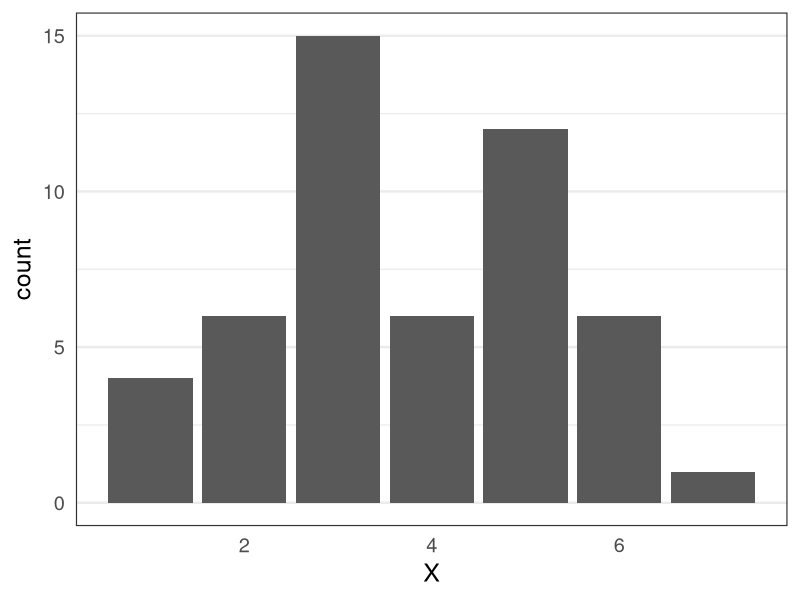
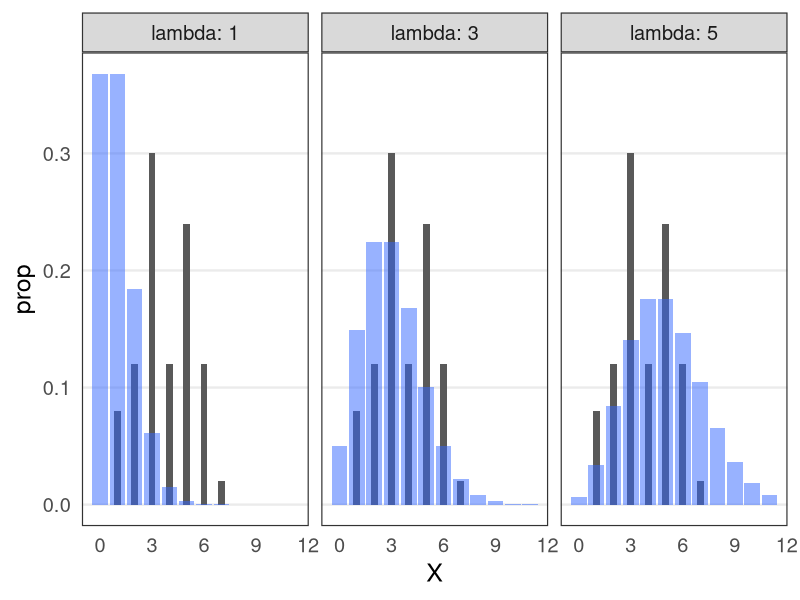
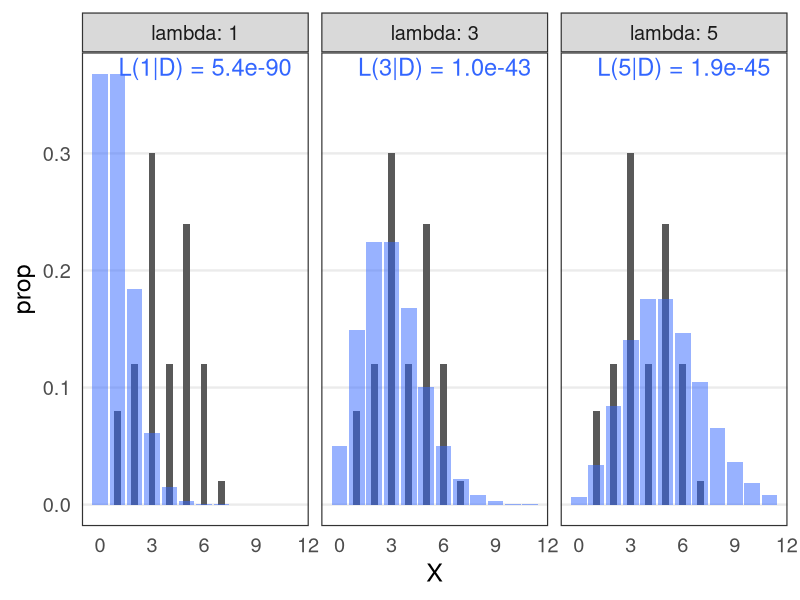
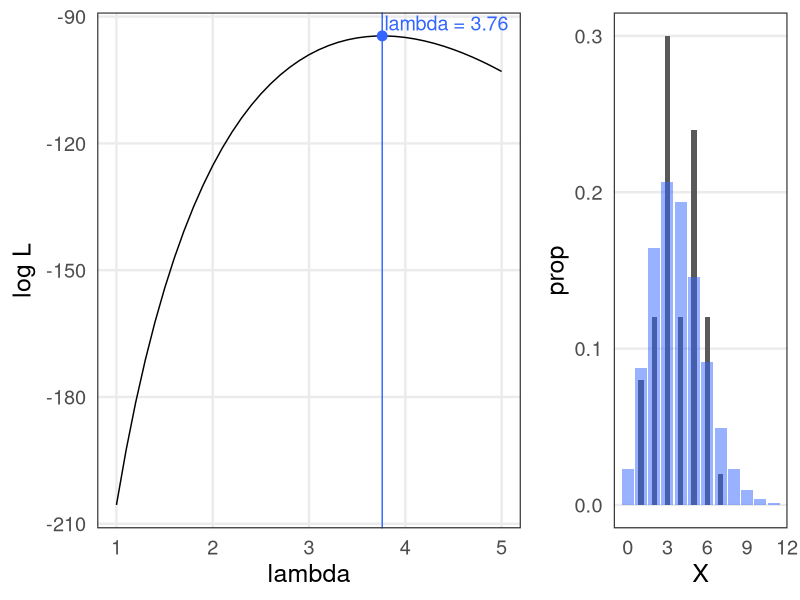
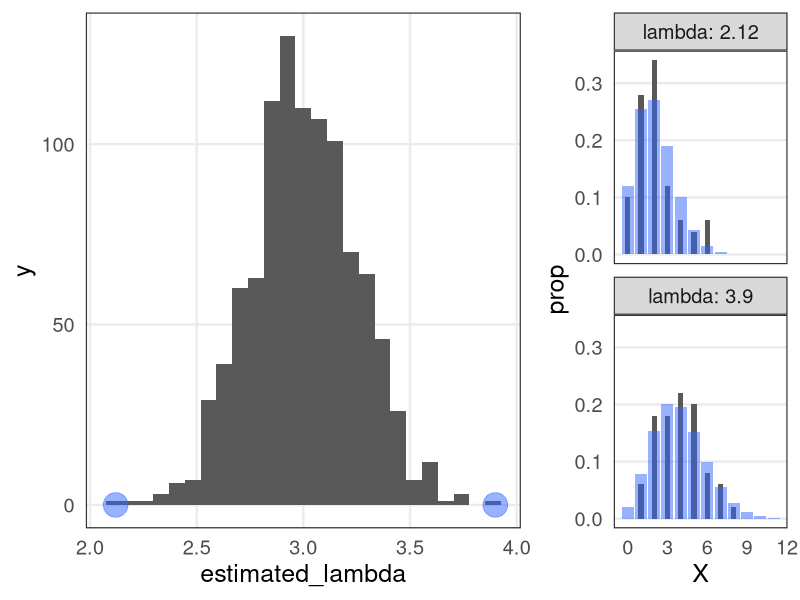
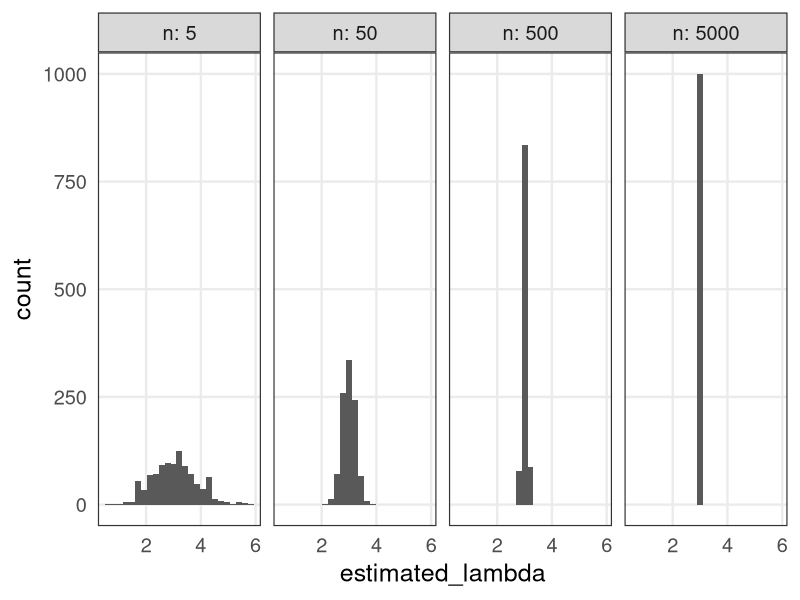

Generate these figures, in order, with R:
## ---- chunk 1

## ---- chunk 2
library(ggplot2)
library(tibble)
library(dplyr)
library(tidyr)
knitr::opts_chunk$set(cache = TRUE)
## ---- chunk 3
df_rpois = tibble::tibble(X = rpois(50L, 3))
ggplot(df_rpois) +
  aes(X) +
  geom_bar() +
  theme_bw(base_size = 18) +
  theme(
    panel.grid.minor.x = element_blank(), panel.grid.major.x = element_blank(),
    axis.ticks = element_blank()
  )
## ---- chunk 4
df_dpois = purrr::map_dfr(c(1, 3, 5), ~ {
  tibble(lambda = .x, X = seq(0, 11), Prob = dpois(X, lambda))
})
p_pois = ggplot(df_rpois) +
  aes(X) +
  geom_bar(aes(y = after_stat(prop)), width = 0.4) +
  geom_col(data = df_dpois, aes(y = Prob), alpha = 0.5, fill = "#3366ff") +
  facet_wrap(vars(lambda), nrow = 1L, labeller = label_both) +
  theme_bw(base_size = 18) +
  theme(
    panel.grid.minor.x = element_blank(), panel.grid.minor.y = element_blank(),
    panel.grid.major.x = element_blank(), axis.ticks = element_blank()
  )
p_pois
## ---- chunk 5
df_likelihood = df_rpois %>%
  dplyr::left_join(df_dpois, by = "X") %>%
  dplyr::group_by(lambda) %>%
  dplyr::summarize(L = prod(Prob)) %>%
  dplyr::mutate(logL = log(L), label = sprintf("L(%.0f|D) = %.1e", lambda, L))
p_pois +
  geom_text(data = df_likelihood, aes(label = label), x = Inf, y = Inf, hjust = 1.1, vjust = 1.3, size = 6, color = "#3366ff")
## ---- chunk 6
count_rpois = df_rpois %>% dplyr::count(X)
calc_likelihood_rpois = function(lambda) {
  prod(dpois(count_rpois[["X"]], lambda)**count_rpois[["n"]])
}
X_mle = mean(df_rpois[["X"]])
L_mle = calc_likelihood_rpois(X_mle)
p_mle = tibble::tibble(lambda = seq(1, 5, 0.1), L = purrr::map_dbl(lambda, calc_likelihood_rpois)) %>%
  dplyr::mutate(logL = log(L)) %>%
  ggplot() +
  aes(lambda, logL) +
  geom_line() +
  geom_vline(xintercept = X_mle, color = "#3366ff") +
  annotate("point", x = X_mle, y = log(L_mle), size = 3, color = "#3366ff") +
  annotate("text", x = Inf, y = Inf, hjust = 1.1, vjust = 1.2, size = 5, color = "#3366ff", label = sprintf("lambda = %.2f", X_mle)) +
  labs(y = "log L") +
  theme_bw(base_size = 18) +
  theme(
    panel.grid.minor.x = element_blank(), panel.grid.minor.y = element_blank(),
    axis.ticks = element_blank()
  )

df_dpois = tibble(lambda = X_mle, X = seq(0, 11), Prob = dpois(X, lambda))
p_pois = ggplot(df_rpois) +
  aes(X) +
  geom_bar(aes(y = after_stat(prop)), width = 0.4) +
  geom_col(data = df_dpois, aes(y = Prob), alpha = 0.5, fill = "#3366ff") +
  theme_bw(base_size = 18) +
  theme(
    panel.grid.minor.x = element_blank(), panel.grid.minor.y = element_blank(),
    panel.grid.major.x = element_blank(), axis.ticks = element_blank()
  )

cowplot::plot_grid(p_mle, p_pois, nrow = 1L, rel_widths = c(2, 1))
## ---- chunk 7
nrep = 1000L
df_repl = tibble::tibble(X = rpois(50L * nrep, 3), repl = rep(seq_len(nrep), each = 50L))
df_sum = df_repl %>%
  dplyr::group_by(repl) %>%
  dplyr::summarize(lambda = mean(X))
df_minmax = dplyr::bind_rows(dplyr::slice_max(df_sum, lambda), dplyr::slice_min(df_sum, lambda))

p_repl = df_sum %>%
  ggplot() +
  aes(lambda) +
  geom_histogram(bins = 25, center = 3) +
  annotate("point", x = df_minmax$lambda, y = 0, color = "#3366ff", size = 8, alpha = 0.5) +
  labs(x = "estimated_lambda") +
  theme_bw(base_size = 18) +
  theme(
    panel.grid.minor.x = element_blank(), panel.grid.minor.y = element_blank(),
    axis.ticks = element_blank()
  )

df_dpois = tidyr::crossing(lambda = df_minmax$lambda, X = seq(0, 11)) %>%
  dplyr::mutate(Prob = dpois(X, lambda))
p_minmax = df_repl %>%
  dplyr::filter(repl %in% df_minmax$repl) %>%
  dplyr::left_join(df_minmax, by = "repl") %>%
  ggplot() +
  aes(X) +
  geom_bar(aes(y = after_stat(prop)), width = 0.4) +
  geom_col(data = df_dpois, aes(y = Prob), alpha = 0.5, fill = "#3366ff") +
  facet_wrap(vars(lambda), ncol = 1L, labeller = label_both) +
  theme_bw(base_size = 18) +
  theme(
    panel.grid.minor.x = element_blank(), panel.grid.minor.y = element_blank(),
    panel.grid.major.x = element_blank(), axis.ticks = element_blank()
  )

cowplot::plot_grid(p_repl, p_minmax, nrow = 1L, rel_widths = c(2, 1))
## ---- chunk 8
nrep = 1000L
purrr::map_dfr(c(5, 50, 500, 5000), ~ {
  tibble::tibble(X = rpois(.x * nrep, 3), repl = rep(seq_len(nrep), each = .x)) %>%
    dplyr::group_by(repl) %>%
    dplyr::summarize(estimated_lambda = mean(X)) %>%
    dplyr::mutate(n = .x)
}) %>%
  ggplot() +
  aes(estimated_lambda) +
  geom_histogram(bins = 25, center = 3) +
  facet_wrap(vars(n), nrow = 1L, labeller = label_both) +
  theme_bw(base_size = 18) +
  theme(
    panel.grid.minor.x = element_blank(), panel.grid.minor.y = element_blank(),
    axis.ticks = element_blank()
  )
## ---- chunk 9
get_likelihood = function(p, k = 3, n = 10) {
  choose(n, k) * p**k * (1 - p)**(n - k)
  # dbinom(k, n, p)
}

get_likelihood(0.2)
